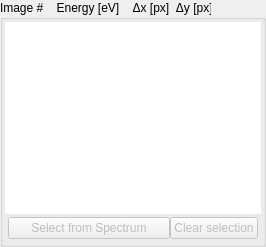
              <widget class="QGroupBox" name="ImageSelection_1">
               <property name="sizePolicy">
                <sizepolicy hsizetype="MinimumExpanding" vsizetype="MinimumExpanding">
                 <horstretch>0</horstretch>
                 <verstretch>0</verstretch>
                </sizepolicy>
               </property>
               <property name="minimumSize">
                <size>
                 <width>100</width>
                 <height>80</height>
                </size>
               </property>
               <property name="toolTip">
                <string notr="true">Select by Left &amp; Right Click</string>
               </property>
               <property name="title">
                <string>Image #    Energy [eV]    Δx [px]  Δy [px]</string>
               </property>
               <layout class="QVBoxLayout" name="verticalLayout_7">
                <property name="spacing">
                 <number>0</number>
                </property>
                <property name="leftMargin">
                 <number>2</number>
                </property>
                <property name="topMargin">
                 <number>2</number>
                </property>
                <property name="rightMargin">
                 <number>2</number>
                </property>
                <property name="bottomMargin">
                 <number>2</number>
                </property>
                <item>
                 <widget class="QListWidget" name="MapSelectWidget1">
                  <property name="sizePolicy">
                   <sizepolicy hsizetype="Expanding" vsizetype="MinimumExpanding">
                    <horstretch>0</horstretch>
                    <verstretch>0</verstretch>
                   </sizepolicy>
                  </property>
                  <property name="maximumSize">
                   <size>
                    <width>16777215</width>
                    <height>16777215</height>
                   </size>
                  </property>
                  <property name="palette">
                   <palette>
                    <active>
                     <colorrole role="Highlight">
                      <brush brushstyle="SolidPattern">
                       <color alpha="127">
                        <red>85</red>
                        <green>255</green>
                        <blue>255</blue>
                       </color>
                      </brush>
                     </colorrole>
                     <colorrole role="HighlightedText">
                      <brush brushstyle="SolidPattern">
                       <color alpha="255">
                        <red>0</red>
                        <green>0</green>
                        <blue>0</blue>
                       </color>
                      </brush>
                     </colorrole>
                    </active>
                    <inactive>
                     <colorrole role="Highlight">
                      <brush brushstyle="SolidPattern">
                       <color alpha="127">
                        <red>85</red>
                        <green>255</green>
                        <blue>255</blue>
                       </color>
                      </brush>
                     </colorrole>
                     <colorrole role="HighlightedText">
                      <brush brushstyle="SolidPattern">
                       <color alpha="255">
                        <red>0</red>
                        <green>0</green>
                        <blue>0</blue>
                       </color>
                      </brush>
                     </colorrole>
                    </inactive>
                    <disabled>
                     <colorrole role="Highlight">
                      <brush brushstyle="SolidPattern">
                       <color alpha="0">
                        <red>51</red>
                        <green>153</green>
                        <blue>255</blue>
                       </color>
                      </brush>
                     </colorrole>
                     <colorrole role="HighlightedText">
                      <brush brushstyle="SolidPattern">
                       <color alpha="255">
                        <red>255</red>
                        <green>255</green>
                        <blue>255</blue>
                       </color>
                      </brush>
                     </colorrole>
                    </disabled>
                   </palette>
                  </property>
                  <property name="focusPolicy">
                   <enum>Qt::NoFocus</enum>
                  </property>
                  <property name="frameShape">
                   <enum>QFrame::NoFrame</enum>
                  </property>
                  <property name="frameShadow">
                   <enum>QFrame::Plain</enum>
                  </property>
                  <property name="lineWidth">
                   <number>0</number>
                  </property>
                  <property name="midLineWidth">
                   <number>0</number>
                  </property>
                  <property name="horizontalScrollBarPolicy">
                   <enum>Qt::ScrollBarAlwaysOff</enum>
                  </property>
                  <property name="editTriggers">
                   <set>QAbstractItemView::NoEditTriggers</set>
                  </property>
                  <property name="showDropIndicator" stdset="0">
                   <bool>false</bool>
                  </property>
                  <property name="dragDropMode">
                   <enum>QAbstractItemView::NoDragDrop</enum>
                  </property>
                  <property name="defaultDropAction">
                   <enum>Qt::IgnoreAction</enum>
                  </property>
                  <property name="alternatingRowColors">
                   <bool>true</bool>
                  </property>
                  <property name="selectionMode">
                   <enum>QAbstractItemView::SingleSelection</enum>
                  </property>
                  <property name="selectionBehavior">
                   <enum>QAbstractItemView::SelectItems</enum>
                  </property>
                  <property name="viewMode">
                   <enum>QListView::ListMode</enum>
                  </property>
                  <property name="selectionRectVisible">
                   <bool>true</bool>
                  </property>
                  <property name="sortingEnabled">
                   <bool>true</bool>
                  </property>
                 </widget>
                </item>
                <item>
                 <layout class="QHBoxLayout" name="horizontalLayout_9">
                  <property name="leftMargin">
                   <number>3</number>
                  </property>
                  <property name="topMargin">
                   <number>3</number>
                  </property>
                  <property name="rightMargin">
                   <number>3</number>
                  </property>
                  <property name="bottomMargin">
                   <number>3</number>
                  </property>
                  <item>
                   <widget class="QPushButton" name="SelfromSpecpb">
                    <property name="enabled">
                     <bool>false</bool>
                    </property>
                    <property name="sizePolicy">
                     <sizepolicy hsizetype="MinimumExpanding" vsizetype="Fixed">
                      <horstretch>0</horstretch>
                      <verstretch>0</verstretch>
                     </sizepolicy>
                    </property>
                    <property name="text">
                     <string>Select from Spectrum</string>
                    </property>
                   </widget>
                  </item>
                  <item>
                   <widget class="QPushButton" name="ClrSelpb">
                    <property name="enabled">
                     <bool>false</bool>
                    </property>
                    <property name="sizePolicy">
                     <sizepolicy hsizetype="Minimum" vsizetype="Fixed">
                      <horstretch>0</horstretch>
                      <verstretch>0</verstretch>
                     </sizepolicy>
                    </property>
                    <property name="text">
                     <string>Clear selection</string>
                    </property>
                   </widget>
                  </item>
                 </layout>
                </item>
               </layout>
              </widget>
